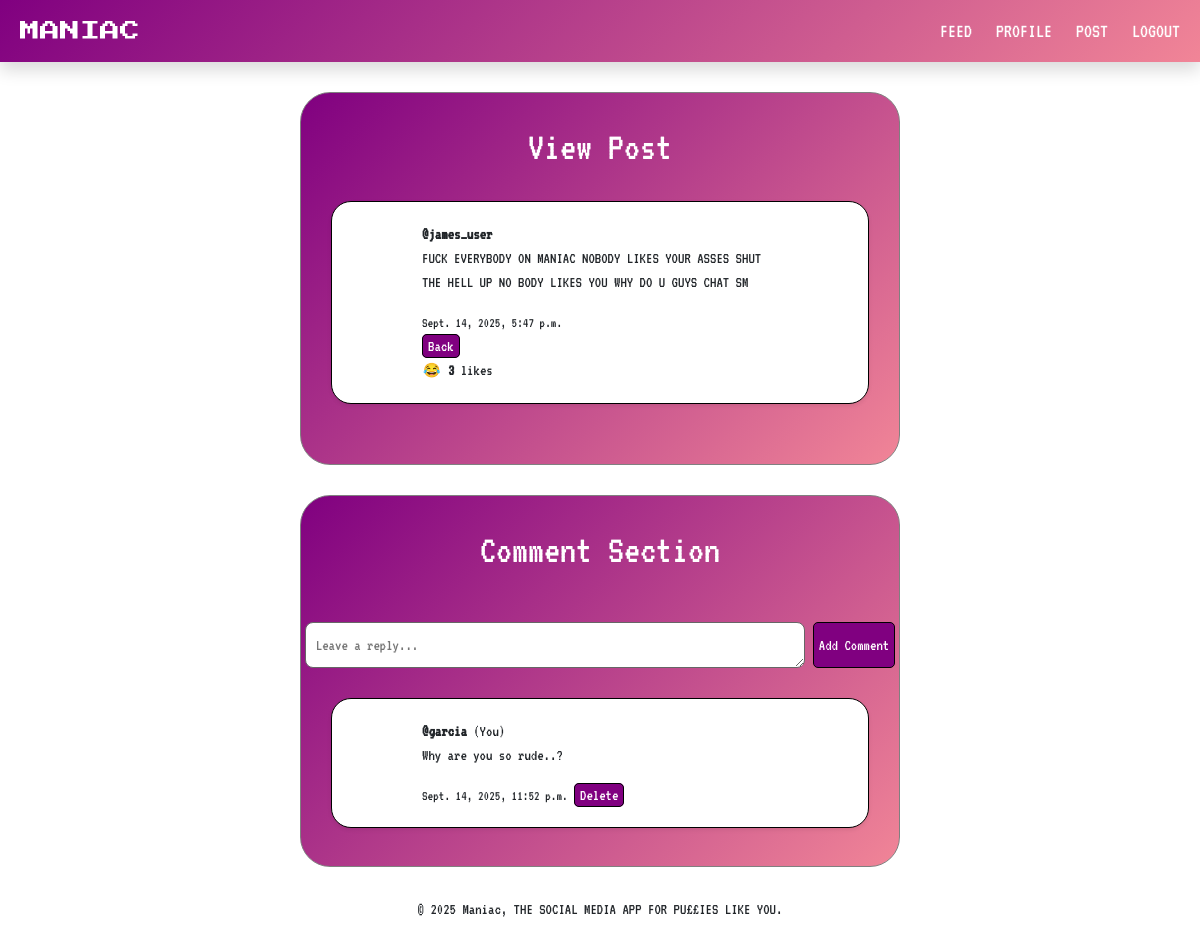
/post/12/view/ (signed in), run on an earlier commit of the app's database.
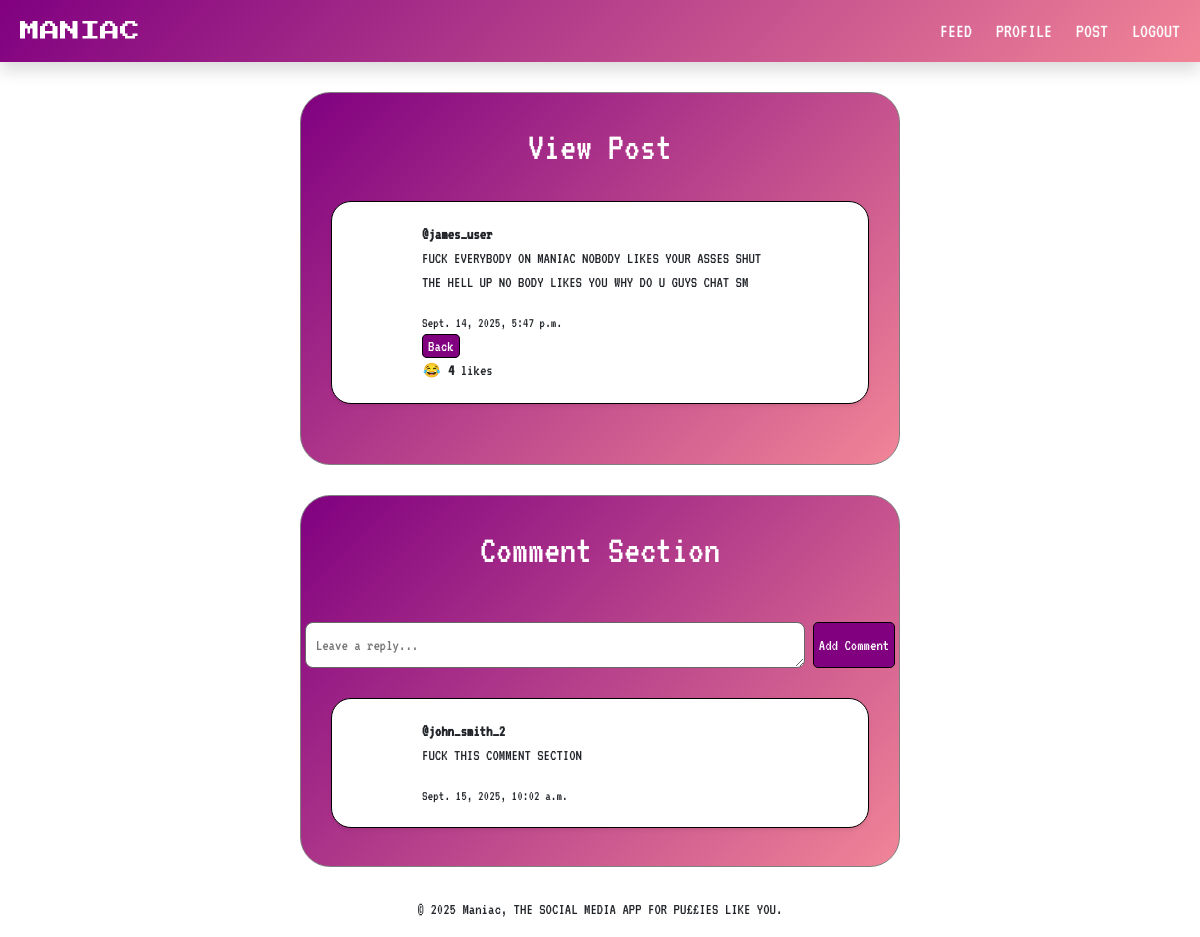
And on a later commit of the database.
### core/models.py (models this page shows, shortened)
class Post(models.Model):
    author = models.ForeignKey(User, on_delete=models.CASCADE)
    content = models.TextField()
    created_at = models.DateTimeField(auto_now_add=True)
    likes = models.ManyToManyField(User, related_name='liked_posts', blank=True)
    def total_likes(self):
        return self.likes.count()

class Comment(models.Model):
    post = models.ForeignKey("Post", on_delete=models.CASCADE, related_name="comments")
    author = models.ForeignKey(User, on_delete=models.CASCADE)
    content = models.TextField()
    created_at = models.DateTimeField(auto_now_add=True)

### core/views.py (the view)
# urls.py: path('post/<int:post_id>/view/', views.view_post, name='view_post'),
@login_required(login_url='login')
def view_post(request, post_id):
    post = get_object_or_404(Post, id=post_id)
    comments = post.comments.all().order_by("-created_at")
    if request.method == 'POST':
        form = CommentForm(request.POST)
        if form.is_valid():
            comment = form.save(commit=False)
            comment.post = post
            comment.author = request.user
            comment.save()
            return redirect('view_post', post_id=post.id)
    else:
        form = CommentForm()
    return render(request, 'core/view_post.html', {
        'post': post,
        'comments': comments,
        'form': form,
    })

### core/forms.py
class CommentForm(forms.ModelForm):
    class Meta:
        model = Comment
        fields = ['content']
        widgets = {
            'content': forms.Textarea(attrs={'rows': 1, 'placeholder': 'Leave a reply...'}),
        }

### core/templates/core/view_post.html (shortened to what this page needs)
{% extends "core/base.html" %}
{% block content %}
  <div class="container-feed-styling">
    <h1 class="font-for-text text-center text-white fs-1" style="font-size: 30px">View Post</h1>
      <div class="container-post-styling font-for-text shadow-sm">
        <strong>@{{ post.author.username }}</strong>
        <p>{{ post.content }}</p>
        <small>{{ post.created_at }}</small>
        <div class="ms-auto">
            <a class="post-button" href="{% url 'feed' %}">Back</a>
        </div>
        <form method="post" action="{% url 'like_post' post.id %}">
          <div class="d-flex flex-row">
            <div>
              {% if user in post.likes.all %}
                <button type="submit" class="btn btn-sm p-0">😂</button>
              {% else %}
                <button type="submit" class="btn btn-sm p-0">😐</button>
              {% endif %}
              <strong>{{ post.total_likes }}</strong>
              {% if post.total_likes == 1 %} like {% else %} likes {% endif%}
            </div>
          </div>
        </form>
      </div>
  </div>
  <div class="container-feed-styling">
  <h2 class="font-for-text text-center text-white fs-1" style="font-size: 30px">Comment Section</h2>
    <form method="post" class="mb-3 font-for-text flex-column gap-3 mt-lg-5">
        <div class="d-flex justify-content-center flex-row gap-2">
            {{ form.content }}
            <button type="submit" name="comment_submit" class="post-button font-for-text">Add Comment</button>
        </div>
    </form>
    {% for comment in comments %}
        <div class="container-post-styling font-for-text shadow-sm mb-2">
            <strong>@{{ comment.author.username }}</strong>
            {% if comment.author == user %}(You){% endif %}
            <p>{{ comment.content }}</p>
            <small>{{ comment.created_at }}</small>
            {% if comment.author == user %}<a class="post-button" href="{% url 'delete_comment' comment.id %}">Delete</a>{% endif %}
        </div>
    {% empty %}
        <p class="text-white text-center font-for-text">No comments yet. Be the first to roast!</p>
    {% endfor %}
    </div>
{% endblock %}

What changed in the data, as far as the page shows it:
removed Comment: author.username "garcia", shows "(You)", content "Why are you so rude..?", created_at "Sept. 14, 2025, 11:52 p.m.", shows "Delete"
computed for Post "james_user": total_likes "3" → "4"
added Comment: author.username "john_smith_2", content "FUCK THIS COMMENT SECTION", created_at "Sept. 15, 2025, 10:02 a.m."
